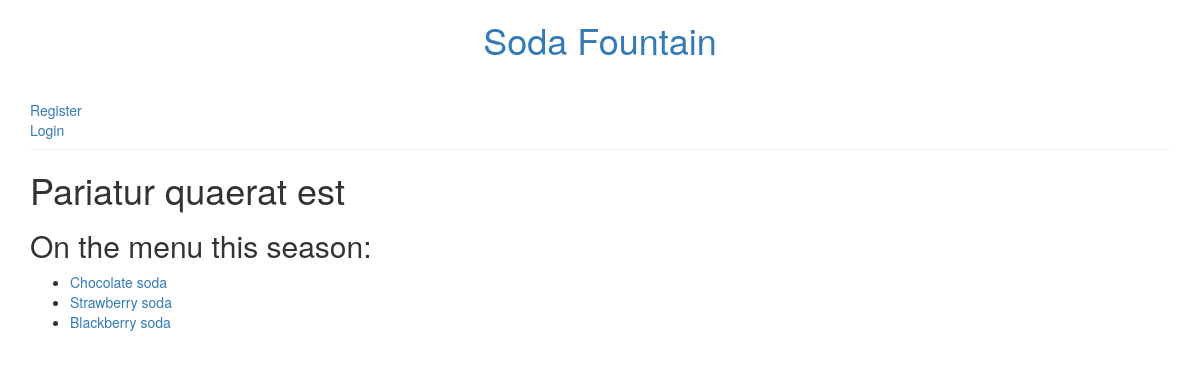
/menu/22/, run on the app's committed database.
### menu/models.py (models this page shows, shortened)
class Menu(models.Model):
    season = models.CharField(max_length=20)
    items = models.ManyToManyField('Item', related_name='items')
    creator = models.ForeignKey(User, on_delete=models.DO_NOTHING)
    created_date = models.DateTimeField(
            default=timezone.now)
    expiration_date = models.DateTimeField(
            blank=True, null=True)

class Item(models.Model):
    name = models.CharField(max_length=200)
    description = models.TextField()
    chef = models.ForeignKey('auth.User', on_delete=models.CASCADE)
    created_date = models.DateTimeField(
            default=timezone.now)
    standard = models.BooleanField(default=False)
    ingredients = models.ManyToManyField('Ingredient')
    def __str__(self):
        return self.name

### menu/views.py (the view)
# urls.py: path('menu/<pk>/', views.menu_detail, name='menu_detail'),
def menu_detail(request, pk):
    menu = get_object_or_404(models.Menu, pk=pk)
    return render(request,
                  'menu/menu_detail.html',
                  {'menu': menu})

### menu/templates/menu/menu_detail.html (shortened to what this page needs)
{% extends 'layout.html' %}
{% block content %}
  <div class="post">
      <h1>
          {{ menu.season }}
      </h1>
      <h2>On the menu this season:</h2>
      <ul>
          {% for item in menu.items.all %}
              <li><a href="{% url 'item_detail' pk=item.pk %}">{{ item }}</a></li>
          {% endfor %}
      </ul>
  </div>
{% endblock %}

### data on the page
Menu: season "Pariatur quaerat est"
Item: name "Chocolate soda"
Item: name "Strawberry soda"
Item: name "Blackberry soda"
